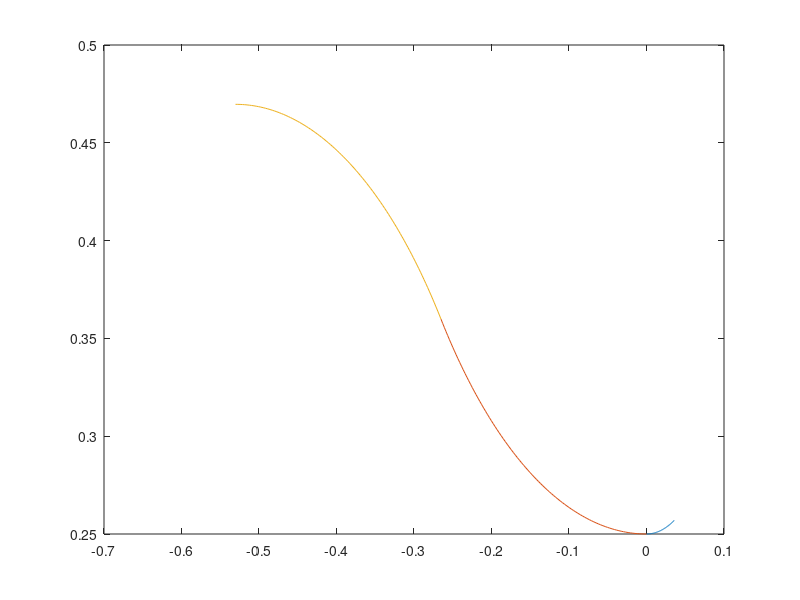

Reproduce this figure in MATLAB.
%% Nozzle shape equation

thN = 22;
thE = 0;
th1 = linspace(-135,-90);
th2 = linspace(-90,(thN-90));
Rt = 0.25;
xin = 1.5*Rt*cosd(th1);
yin = 1.5*Rt*sind(th1)+Rt*1.5+Rt;
plot(xin,yin)

th3 = linspace(45,90);
xinp = 1.5*Rt*cosd(th3)+0.25*xin(1);
yinp = 1.5*Rt*sind(th3)+yin(1);
xinp = 1.5*Rt*cosd(th3)+0.25*xin(1)+(xin(1)-xinp(1));
yinp = 1.5*Rt*sind(th3)+yin(1)-(yinp(1)-yin(1));
y2 = 0.382*Rt*sind(th2)+0.382*Rt+Rt;
x2 = 0.382*Rt*cosd(th2);
plot(x2,y2); hold on; plot(xin,yin); plot(xinp,yinp)

Nx = x2(end);
Ny = y2(end);

Ex = 300;
Ey = 2;


m1 = tand(thN);
m2 = tand(thE);
c1 = Ny-Nx*m1;
c2 = Ey-m2*Ex;
Qx = (c2-c1)/(m1-m2);
Qy = (m1*c2-m2*c1)/(m1-m2);

t = linspace(0,1,1000);

xbell = ((1-t).^2.*Nx + 2*(1-t).*t.*Qx + t.^2.*Ex);
ybell = ((1-t).^2.*Ny + 2*(1-t).*t.*Qy + t.^2.*Ey);

% plot(xbell,ybell)

Ar = (pi*Ey^2)/(pi*Rt^2);

% axis([-1 300 0 2])

hold off



